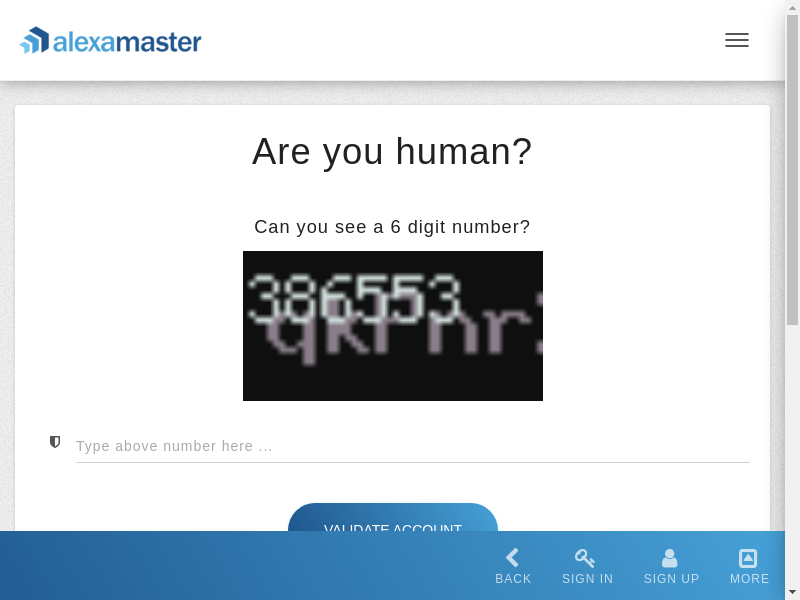

Write Python code to recreate this figure.
import selenium.webdriver, time, PIL, io, pytesseract, argparse
parser = argparse.ArgumentParser() 
parser.add_argument('password')
options = selenium.webdriver.ChromeOptions()
options.headless = True
options.add_argument('--disable-popup-blocking')
options.add_argument('--incognito')
options.add_argument('--no-first-run')
driver = selenium.webdriver.Chrome(options=options)
driver.get('https://www.alexamaster.net/sec/login.php')
driver.execute_script('globalThis.scrollTo(0,1000)')
time.sleep(10)
driver.find_element_by_css_selector('input[placeholder="Your Email ..."]').send_keys('chaowen.guo1@gmail.com')
driver.find_element_by_css_selector('input[placeholder="Your Password ..."]').send_keys(parser.parse_args().password)
driver.find_element_by_css_selector('input[value="Login Now"]').click()
time.sleep(60)
ocr = driver.find_element_by_css_selector('img[src="image.php"]')
good = PIL.Image.open(io.BytesIO(driver.get_screenshot_as_png()))
ocr = good.crop((ocr.location['x'], ocr.location['y'], ocr.location['x'] + ocr.size['width'], ocr.location['y'] + ocr.size['height'])).convert('L').point(lambda _:0 if _ > 200 else 255)
good.save('good.png')
ocr.save('ocr.png')
print(pytesseract.image_to_string(ocr))
driver.close()
